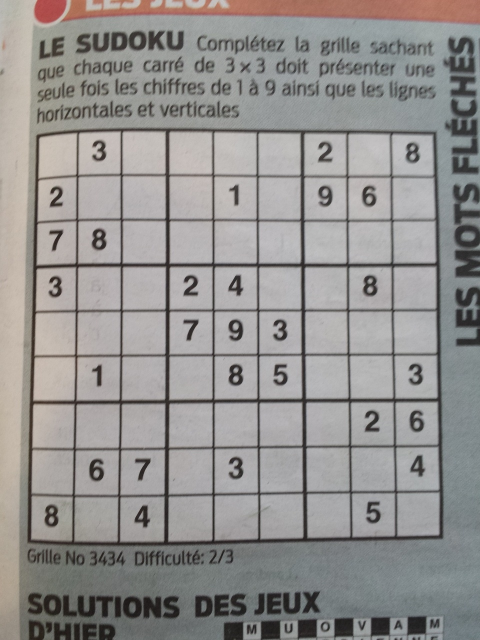
#> input picture visual_pipeline_output/00_original_image.jpg, 960 x 1280 px (shown at 1/2 size)
$ python debug_digit_recognition.py
#> lines starting #> are read from the running program, lines starting #| are printed output that depends on the picture; pictures that were not available may be replaced by others from this repository, and a replacement may not be noted
### config/settings.py
"""
Sudoku Recognizer Settings Module

This module handles loading, validating, and providing access to system settings.
It enforces critical thresholds and validates configuration parameters.
"""

import os
import logging
from typing import Any, Dict, List, Optional

from .default_fallbacks import DEFAULT_CONFIG, CRITICAL_THRESHOLDS
from utils.error_handling import ConfigError

# Configure logging
logger = logging.getLogger(__name__)

class Settings:
    """
    Centralized settings management with validation and critical thresholds.
    """

    def __init__(self, config_path: Optional[str] = None):
        """
        Initialize settings with config from file or defaults.

        Args:
            config_path: Path to configuration file (optional)
        """
        # Import here to avoid circular imports
        from . import load_config

        self._config = load_config(config_path)
        self._validate_config()

    def _validate_config(self) -> None:
        """
        Validate configuration and enforce critical thresholds.

        Raises:
            ConfigError: If configuration contains invalid values
        """
        # Check and enforce critical thresholds
        for key, min_value in CRITICAL_THRESHOLDS.items():
            current_value = self.get(key)

            if current_value is not None and current_value < min_value:
                logger.warning(
                    f"Config value {key}={current_value} is below critical threshold {min_value}. "
                    f"Setting to minimum allowed value."
                )
                self.set(key, min_value)

        # Validate image size settings
        min_size = self.get("system.min_image_size")
        max_size = self.get("system.max_image_size")

        if min_size > max_size:
            logger.error(f"Invalid image size range: min={min_size}, max={max_size}")
            raise ConfigError(f"Invalid configuration: min_image_size ({min_size}) > max_image_size ({max_size})")

        # Validate model paths
        for key in ["intersection_detector.model_path", "digit_recognizer.model_path"]:
            model_path = self.get(key)
            if model_path and not os.path.isabs(model_path):
                # Convert relative path to absolute based on project root
                project_root = os.path.dirname(os.path.dirname(os.path.abspath(__file__)))
                abs_path = os.path.join(project_root, model_path)
                self.set(key, abs_path)

    def get(self, key: str, default: Any = None) -> Any:
        """
        Get a configuration value with dot notation support.

        Args:
            key: Configuration key (e.g., "system.log_level")
            default: Default value if key not found

        Returns:
            Configuration value or default
        """
        # Import here to avoid circular imports
        from . import get_setting
        return get_setting(key, default)

    def set(self, key: str, value: Any) -> None:
        """
        Set a configuration value with dot notation support.

        Args:
            key: Configuration key (e.g., "system.log_level")
            value: New value to set
        """
        # Import here to avoid circular imports
        from . import set_setting
        set_setting(key, value)

    # [8 lines left out: function get_all, not called in this run]

    def get_nested(self, section: str) -> Dict[str, Any]:
        """
        Get all settings within a section.

        Args:
            section: Section name (e.g., "system", "intersection_detector")

        Returns:
            Dict with section settings or empty dict if section not found
        """
        return self._config.get(section, {})

    # [40 lines left out: functions is_debug_mode, get_fallback_methods, get_recovery_strategy, not called in this run]


# Global settings instance
_settings: Optional[Settings] = None


def initialize_settings(config_path: Optional[str] = None) -> Settings:
    """
    Initialize global settings instance.

    Args:
        config_path: Path to configuration file

    Returns:
        Settings instance
    """
    global _settings
    _settings = Settings(config_path)
    return _settings


def get_settings() -> Settings:
    """
    Get global settings instance, initializing if necessary.

    Returns:
        Settings instance
    """
    global _settings
    if _settings is None:
        _settings = initialize_settings()
    return _settings

### config/__init__.py
"""
Sudoku Recognizer Configuration Module

This module provides centralized configuration management with error handling
and fallback mechanisms.
"""

import os
import json
import logging
from typing import Any, Dict, Optional

from .default_fallbacks import DEFAULT_CONFIG
from utils.error_handling import ConfigError

# Configure logging
logging.basicConfig(
    level=logging.INFO,
    format='%(asctime)s - %(name)s - %(levelname)s - %(message)s'
)
logger = logging.getLogger(__name__)

# Global configuration dictionary
_config: Dict[str, Any] = {}


def load_config(config_path: Optional[str] = None) -> Dict[str, Any]:
    """
    Load configuration from file with fallback to default values.

    Args:
        config_path: Path to configuration file (JSON format)

    Returns:
        Dict containing configuration settings

    Raises:
        ConfigError: If configuration file exists but cannot be parsed
    """
    global _config

    # Start with default configuration
    _config = DEFAULT_CONFIG.copy()

    # If config path is provided, try to load it
    if config_path and os.path.exists(config_path):
        try:
            with open(config_path, 'r') as f:
                user_config = json.load(f)

            # Update default config with user settings
            _config.update(user_config)
            logger.info(f"Configuration loaded from {config_path}")

        except (json.JSONDecodeError, IOError) as e:
            logger.error(f"Error loading config from {config_path}: {str(e)}")
            logger.warning("Using default configuration")
            raise ConfigError(f"Failed to load configuration: {str(e)}")
    else:
        logger.info("No configuration file provided or found, using defaults")

    return _config


def get_config() -> Dict[str, Any]:
    """
    Get the current configuration dictionary.

    Returns:
        Dict containing configuration settings
    """
    if not _config:
        return load_config()
    return _config


def get_setting(key: str, default: Any = None) -> Any:
    """
    Get a specific configuration setting with fallback.

    Args:
        key: Configuration key to retrieve
        default: Default value if key is not found

    Returns:
        Configuration value or default
    """
    config = get_config()

    # Support nested keys with dot notation (e.g., "model.threshold")
    if '.' in key:
        parts = key.split('.')
        value = config
        for part in parts:
            if isinstance(value, dict) and part in value:
                value = value[part]
            else:
                logger.warning(f"Configuration key '{key}' not found, using default: {default}")
                return default
        return value

    return config.get(key, default)


def set_setting(key: str, value: Any) -> None:
    """
    Update a specific configuration setting.

    Args:
        key: Configuration key to update
        value: New value for the key
    """
    global _config

    # Support nested keys with dot notation
    if '.' in key:
        parts = key.split('.')
        config = _config
        for i, part in enumerate(parts[:-1]):
            if part not in config:
                config[part] = {}
            config = config[part]
        config[parts[-1]] = value
    else:
        _config[key] = value

    logger.debug(f"Configuration updated: {key} = {value}")


# [22 lines left out: function save_config, not called in this run]

### models/digit_recognizer.py
"""
Enhanced Digit Recognizer Module - COMPLETE VERSION WITH ALL ABSTRACT METHODS

This module implements digit recognition for Sudoku puzzles using multiple
approaches with robust error handling and fallback mechanisms.
Includes all required abstract methods from ModelBase and DigitRecognizerBase.
"""

import os
import cv2
import numpy as np
import pickle
import logging
from typing import Any, Dict, List, Optional, Tuple, Union, cast
from sklearn.svm import SVC
import tensorflow as tf
from tensorflow.keras.models import Sequential, Model
from tensorflow.keras.layers import Conv2D, MaxPooling2D, Flatten, Dense, Dropout, BatchNormalization, Activation, Add, GlobalAveragePooling2D, Input
from tensorflow.keras.regularizers import l2
from tensorflow.keras.optimizers import Adam

from config.settings import get_settings
from utils.error_handling import (
    DigitRecognitionError, retry, fallback, robust_method, safe_execute
)
from utils.validation import validate_image, validate_cell_image

# Define types
ImageType = np.ndarray
GridType = List[List[int]]

# Configure logging
logger = logging.getLogger(__name__)


class CNNDigitRecognizer:
    """CNN-based digit recognizer with robust error handling."""

    def __init__(self):
        """Initialize CNN digit recognizer."""
        self.settings = get_settings().get_nested("digit_recognizer")
        self.model = None
        self.model_loaded = False
        self.confidence_threshold = self.settings.get("confidence_threshold", 0.1)  # FIXED: Lower threshold
        self.empty_cell_threshold = self.settings.get("empty_cell_threshold", 0.85)  # High confidence for empty
        self.input_shape = (28, 28, 1)  # Default, will be updated based on loaded model
        self.model_type = "unknown"  # Will be set to 'legacy' or 'modern'

    def load(self, model_path: str) -> bool:
        """
        Load model from file - REQUIRED by ModelBase.

        Args:
            model_path: Path to model file (.h5)

        Returns:
            True if model was loaded successfully
        """
        try:
            if not os.path.exists(model_path):
                logger.warning(f"Model file {model_path} not found")
                return False

            # Skip standard loading, go directly to weight-only approach
            logger.info("🔄 Using weight-only loading approach...")
            return self._load_weights_from_colab_training(model_path)

        except Exception as e:
            logger.error(f"Error loading CNN digit recognizer: {str(e)}")
            return False

    # [345 lines left out: functions save, _load_weights_from_colab_training, _create_legacy_cnn_architecture, _load_colab_weights_into_model, recognize_grid, _recognize_single_cell and 2 more, not called in this run]


class SVMDigitRecognizer:
    """SVM-based digit recognizer."""

    # [134 lines left out: functions __init__, load, save, recognize_grid, _recognize_single_cell, _extract_features, not called in this run]


class TemplateMatchingDigitRecognizer:
    """Template matching based digit recognizer."""

    # [150 lines left out: functions __init__, load, save, _generate_default_templates, recognize_grid, _recognize_single_cell and 1 more, not called in this run]


class RobustDigitRecognizer:
    """
    Robust digit recognizer with multiple methods and fallback mechanisms.

    This class combines CNN, SVM and template matching recognizers for
    robustness, with intelligent method selection and fallback strategies.
    """

    # [255 lines left out: functions __init__, load, save, recognize, train, recognize_grid and 1 more, not called in this run]

### utils/error_handling.py
"""
Centralized error handling and logging system.

This module provides a comprehensive set of custom exceptions, error handlers,
and recovery mechanisms for the Sudoku Recognizer system.
"""

import sys
import traceback
import logging
import functools
import time
from typing import Any, Callable, Dict, List, Optional, Tuple, Type, TypeVar, Union, cast

# Configure logging
logger = logging.getLogger(__name__)

# Type variable for function return types
T = TypeVar('T')


# Base exception class for all system errors
class SudokuRecognizerError(Exception):
    """Base exception class for all Sudoku Recognizer errors."""

    # [11 lines left out: function __init__, not called in this run]


# Configuration errors
class ConfigError(SudokuRecognizerError):
    """Error in system configuration."""
    pass


# Image processing errors
class ImageError(SudokuRecognizerError):
    """Base class for image-related errors."""
    pass


class ImageLoadError(ImageError):
    """Error loading or processing an image."""
    pass


class ImageFormatError(ImageError):
    """Unsupported or invalid image format."""
    pass


# Detection and recognition errors
class DetectionError(SudokuRecognizerError):
    """Base class for detection errors."""
    pass


class IntersectionDetectionError(DetectionError):
    """Error detecting grid intersections."""
    pass


class GridReconstructionError(DetectionError):
    """Error reconstructing grid from intersections."""
    pass


class CellExtractionError(DetectionError):
    """Error extracting cells from grid."""
    pass


class DigitRecognitionError(DetectionError):
    """Error recognizing digits in cells."""
    pass


# Solving errors
class SolverError(SudokuRecognizerError):
    """Error solving Sudoku puzzle."""
    pass


class InvalidPuzzleError(SolverError):
    """Invalid Sudoku puzzle (no solution possible)."""
    pass


# Pipeline errors
class PipelineError(SudokuRecognizerError):
    """Error in processing pipeline."""
    pass


class TimeoutError(SudokuRecognizerError):
    """Operation timed out."""
    pass


# Recovery results
class RecoveryResult:
    """Result of a recovery attempt."""

    # [20 lines left out: function __init__, not called in this run]

    def __bool__(self) -> bool:
        """Allow boolean evaluation based on success."""
        return self.success


# [22 lines left out: function log_error, not called in this run]


def retry(
    max_attempts: int = 3,
    delay_seconds: float = 1.0,
    backoff_factor: float = 2.0,
    exceptions: Tuple[Type[Exception], ...] = (Exception,),
    logger: Optional[logging.Logger] = None
) -> Callable[[Callable[..., T]], Callable[..., T]]:
    """
    Retry decorator with exponential backoff.

    Args:
        max_attempts: Maximum number of attempts
        delay_seconds: Initial delay between retries in seconds
        backoff_factor: Multiplicative factor for backoff
        exceptions: Tuple of exceptions to catch and retry
        logger: Logger instance to use (uses module logger if None)

    Returns:
        Decorated function with retry logic
    """
    def decorator(func: Callable[..., T]) -> Callable[..., T]:
        # [27 lines left out: function wrapper, not called in this run]

        return wrapper
    return decorator


def timeout(seconds: float) -> Callable[[Callable[..., T]], Callable[..., T]]:
    """
    Timeout decorator to limit execution time.

    Note: This implementation uses signal, which only works on Unix systems.
    For Windows compatibility, consider using threading or multiprocessing.

    Args:
        seconds: Maximum execution time in seconds

    Returns:
        Decorated function with timeout logic

    Raises:
        TimeoutError: If function execution exceeds the time limit
    """
    def decorator(func: Callable[..., T]) -> Callable[..., T]:
        # [19 lines left out: function wrapper, not called in this run]

        return wrapper
    return decorator


# [32 lines left out: function fallback, not called in this run]


def robust_method(max_retries: int = 3, timeout_sec: float = 30.0) -> Callable[[Callable[..., T]], Callable[..., T]]:
    """
    Combined decorator for robust method execution with retry and timeout.

    Args:
        max_retries: Maximum number of retry attempts
        timeout_sec: Maximum execution time in seconds

    Returns:
        Decorated function with retry and timeout logic
    """
    def decorator(func: Callable[..., T]) -> Callable[..., T]:
        # Apply timeout then retry decorators
        timed_func = timeout(timeout_sec)(func)
        return retry(max_attempts=max_retries)(timed_func)
    return decorator


class ErrorHandler:
    """
    Error handler with recovery strategies.
    """

    # [88 lines left out: functions __init__, register_recovery, try_recover, handle_error, not called in this run]


# Global error handler instance
_error_handler: Optional[ErrorHandler] = None


# [98 lines left out: functions get_error_handler, register_recovery_strategy, safe_execute, setup_exception_handling, not called in this run]

### debug_digit_recognition.py
#!/usr/bin/env python3
"""
Debug script to analyze digit recognition issues.
"""

import os
import sys
import cv2
import numpy as np
import matplotlib.pyplot as plt
from pathlib import Path

# Add project root to path
sys.path.append(os.path.dirname(os.path.abspath(__file__)))

from models.digit_recognizer import CNNDigitRecognizer

def debug_cell_preprocessing():
    """Debug cell preprocessing to understand why CNN returns all empty cells."""

    # Initialize the digit recognizer
    recognizer = CNNDigitRecognizer()

    # Load model
    model_path = "data/models/digit_recognizer.h5"
    if not recognizer.load(model_path):
        print("❌ Failed to load digit recognizer model")
        return

    print("✅ Loaded digit recognizer successfully")
    print(f"Model type: {recognizer.model_type}")
    print(f"Input shape: {recognizer.input_shape}")

    # Test with extracted cells
    cell_dir = Path("visual_pipeline_output/05_individual_cells")
    if not cell_dir.exists():
        print("❌ Cell directory not found. Run the pipeline first.")
        return

    # Load a few test cells
    test_cells = [
        "cell_1_1.jpg",  # Should have digit 2 based on visual inspection
        "cell_0_0.jpg",  # Empty cell
        "cell_2_4.jpg",  # Another cell
        "cell_4_2.jpg",  # Another cell
    ]

    print(f"\n🔍 Testing {len(test_cells)} cells...")

    for cell_file in test_cells:
        cell_path = cell_dir / cell_file
        if not cell_path.exists():
            print(f"⚠️  Cell {cell_file} not found")
            continue

        print(f"\n📱 Processing {cell_file}...")

        # Load cell image
        cell_img = cv2.imread(str(cell_path), cv2.IMREAD_GRAYSCALE)
        if cell_img is None:
            print(f"❌ Failed to load {cell_file}")
            continue

        print(f"   Original size: {cell_img.shape}")
        print(f"   Intensity range: {cell_img.min()}-{cell_img.max()}")
        print(f"   Mean intensity: {cell_img.mean():.2f}")
        print(f"   Std intensity: {cell_img.std():.2f}")

        # Test empty cell detection
        is_empty_fast = recognizer._is_empty_cell_fast(cell_img)
        print(f"   Is empty (fast): {is_empty_fast}")

        # Test preprocessing
        processed = recognizer._preprocess_cell(cell_img)
        print(f"   Processed shape: {processed.shape}")
        print(f"   Processed range: {processed.min():.3f}-{processed.max():.3f}")
        print(f"   Processed mean: {processed.mean():.3f}")

        # Test empty cell check on processed
        is_empty_processed = recognizer._is_empty_cell(processed)
        print(f"   Is empty (processed): {is_empty_processed}")

        # If not empty, try prediction
        if not is_empty_processed:
            try:
                # Prepare for model
                input_data = processed.reshape(1, *recognizer.input_shape)
                probabilities = recognizer.model.predict(input_data, verbose=0)[0]
                predicted_digit = np.argmax(probabilities)
                confidence = probabilities[predicted_digit]

                print(f"   Predicted digit: {predicted_digit}")
                print(f"   Confidence: {confidence:.3f}")
                print(f"   Top 3 predictions: {np.argsort(probabilities)[-3:][::-1]}")
                print(f"   Top 3 confidences: {np.sort(probabilities)[-3:][::-1]}")

            except Exception as e:
                print(f"   ❌ Prediction failed: {e}")
        else:
            print("   ⚪ Cell marked as empty")

        # Save debug images
        debug_dir = Path("debug_output")
        debug_dir.mkdir(exist_ok=True)

        # Save original
        cv2.imwrite(str(debug_dir / f"{cell_file}_original.png"), cell_img)

        # Save processed (convert to 0-255 range for saving)
        processed_display = (processed * 255).astype(np.uint8)
        if len(processed_display.shape) == 3:
            processed_display = processed_display[:,:,0]
        cv2.imwrite(str(debug_dir / f"{cell_file}_processed.png"), processed_display)

        print(f"   💾 Saved debug images to debug_output/")

def analyze_cell_extraction():
    """Analyze the cell extraction quality."""
    print("\n🔬 Analyzing cell extraction quality...")

    # Load original image
    orig_path = "visual_pipeline_output/00_original_image.jpg"
    if not os.path.exists(orig_path):
        print("❌ Original image not found")
        return

    orig_img = cv2.imread(orig_path)
#> orig_img is the input picture: shape (1280, 960, 3); mean B, G, R 143.4, 145.1, 147.3
    print(f"Original image shape: {orig_img.shape}")
#| Original image shape: (1280, 960, 3)

    # Load extracted cells summary
    extracted_path = "visual_pipeline_output/05_extracted_cells.jpg"
    if os.path.exists(extracted_path):
        extracted_img = cv2.imread(extracted_path)
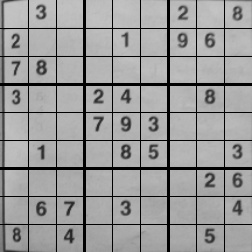
#> input picture visual_pipeline_output/05_extracted_cells.jpg, 252 x 252 px
#> extracted_img is the input picture: shape (252, 252, 3); min 0, max 198, mean 154.8
        print(f"Extracted cells summary shape: {extracted_img.shape}")
#| Extracted cells summary shape: (252, 252, 3)

    # Check a few individual cells
    cell_dir = Path("visual_pipeline_output/05_individual_cells")
    cell_files = list(cell_dir.glob("*.jpg"))[:5]  # First 5 cells

    for cell_file in cell_files:
        cell_img = cv2.imread(str(cell_file), cv2.IMREAD_GRAYSCALE)
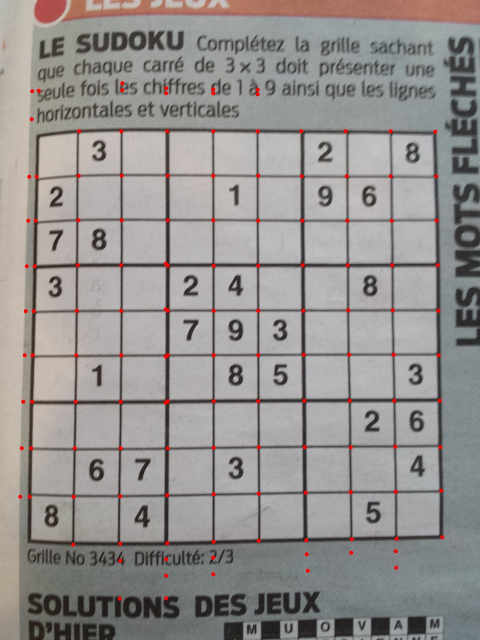
#> input picture visual_pipeline_output/03_intersections.jpg, 960 x 1280 px, given as the content of the folder visual_pipeline_output/05_individual_cells, which was not available (shown at 1/2 size)
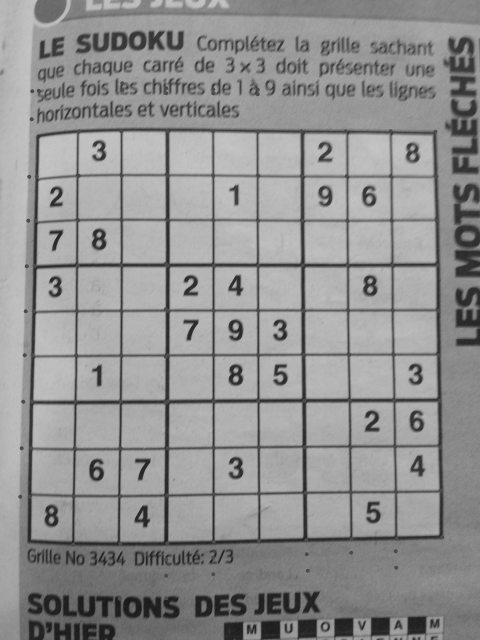
#> cell_img: shape (1280, 960) (shown at 1/2 size); min 21, max 199, mean 145.6
        if cell_img is not None:
            unique_vals = len(np.unique(cell_img))
#> unique_vals = 179
            print(f"   {cell_file.name}: shape={cell_img.shape}, unique_values={unique_vals}, range={cell_img.min()}-{cell_img.max()}")
#|    03_intersections.jpg: shape=(1280, 960), unique_values=179, range=21-199

if __name__ == "__main__":
    print("🚀 Starting digit recognition debug...")

    # Create debug output directory
    os.makedirs("debug_output", exist_ok=True)

    # Run analysis
    analyze_cell_extraction()
    debug_cell_preprocessing()

    print("\n✅ Debug complete. Check debug_output/ for processed images.")
